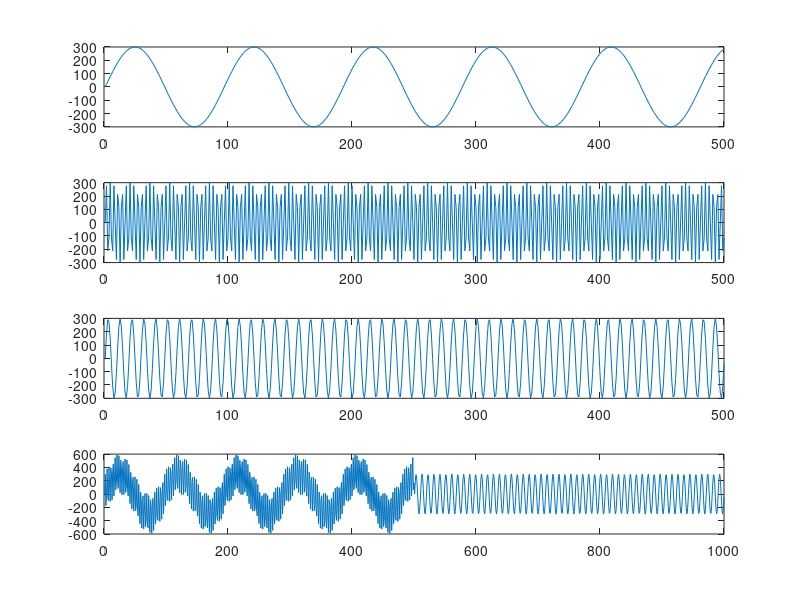

The MATLAB source for this figure:
clc; clear all;
%Script to generate signal for testbench
N = 500;
n = 0:N-1;

fs = 48000;
f1 = 500;
f2 = 15000;
f3 = 5000;

x1 = round(300*sin(2*pi*(f1/fs)*n));
x2 = round(300*sin(2*pi*(f2/fs)*n));
y1 = x1 + x2;
y2 = round(300*sin(2*pi*(f3/fs)*n));

y = [y1,y2];

for i = 1:1:2*N
    formatSpec = 'x = %16.f; #20833; // Sample(%d)\n';
    fprintf(formatSpec,y(i),i);
end

subplot(4,1,1);
m = 1:N;
plot(m,x1);

subplot(4,1,2);
m = 1:N;
plot(m,x2);

subplot(4,1,3);
m = 1:N;
plot(m,y2);

subplot(4,1,4);
m = 1:2*N;
plot(m,y);
